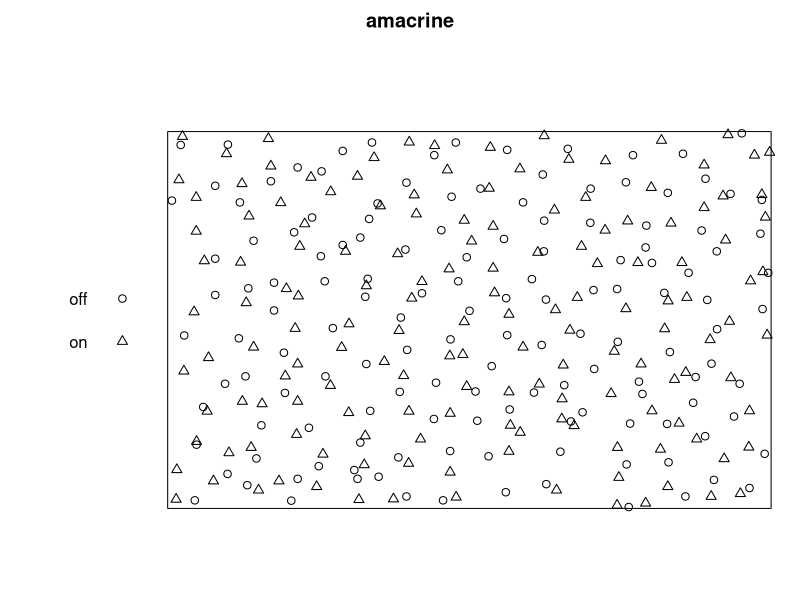
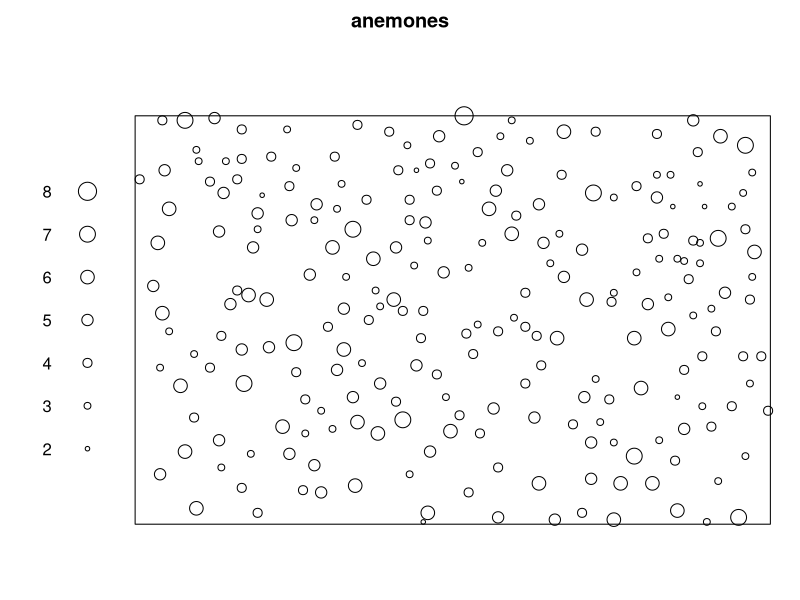
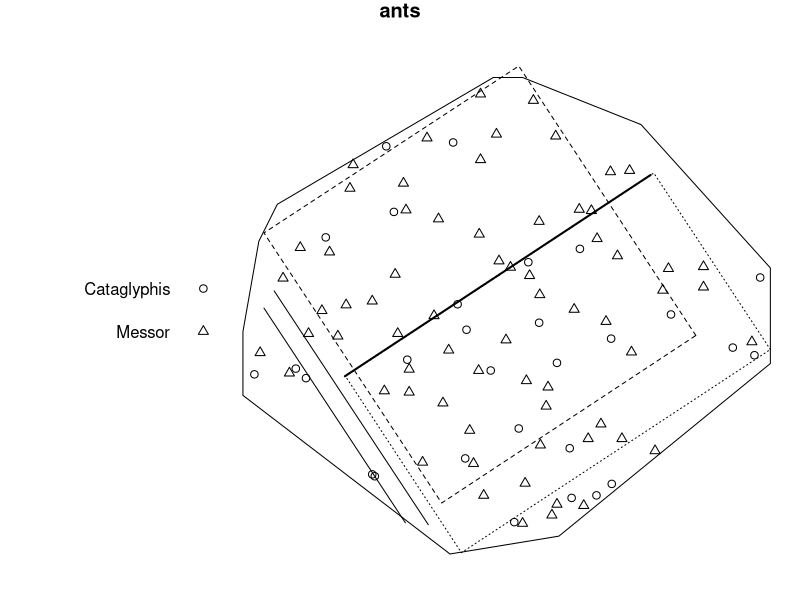
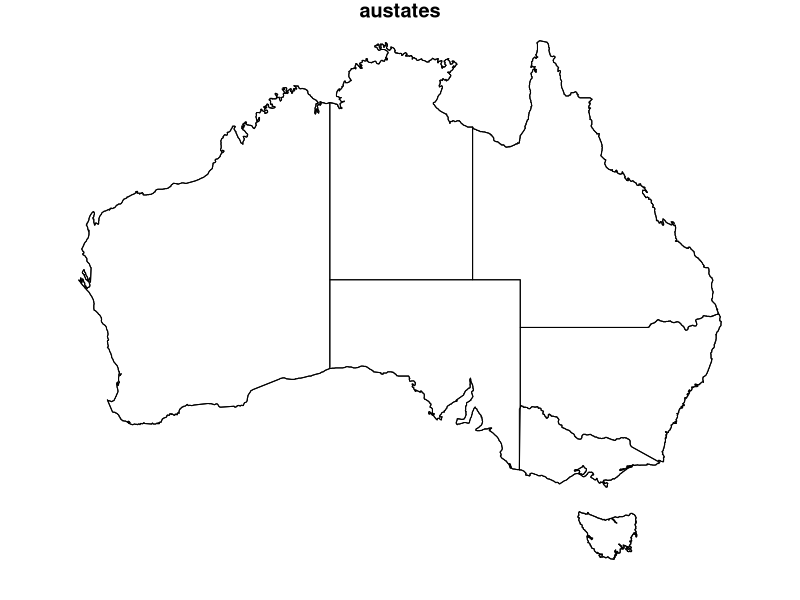
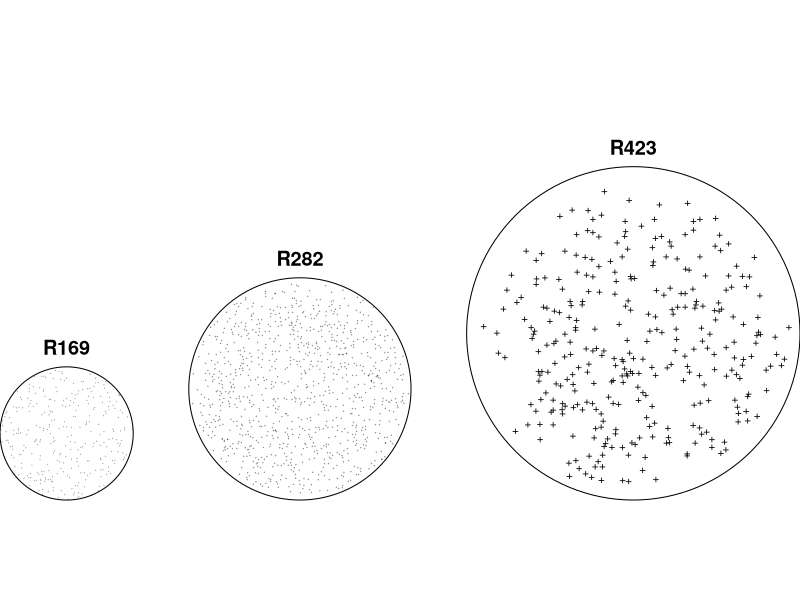
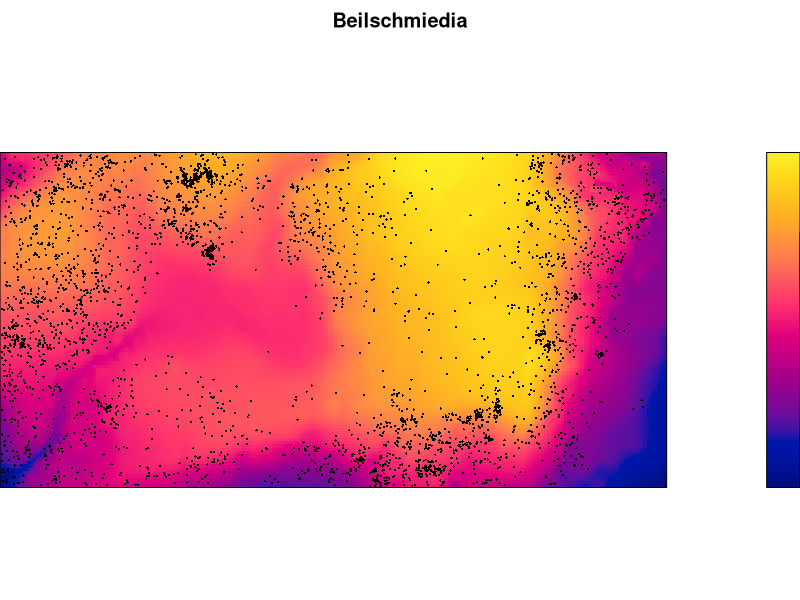
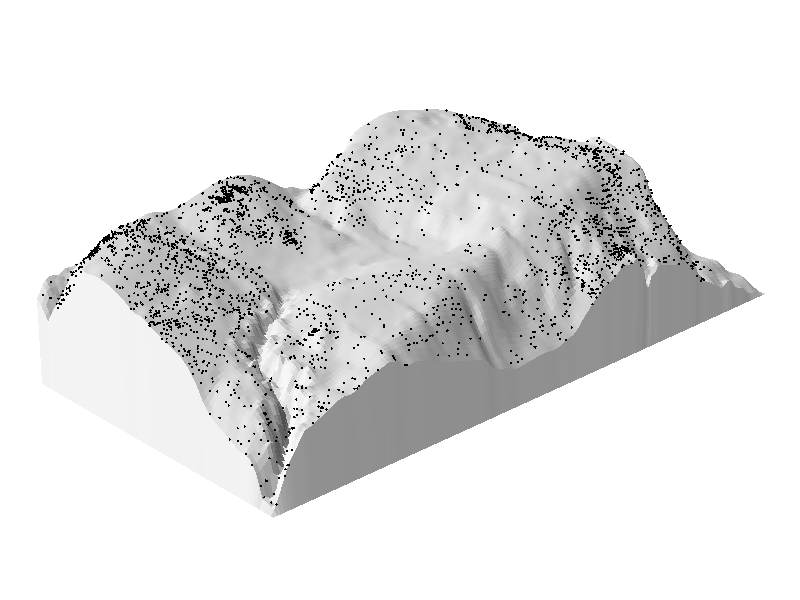
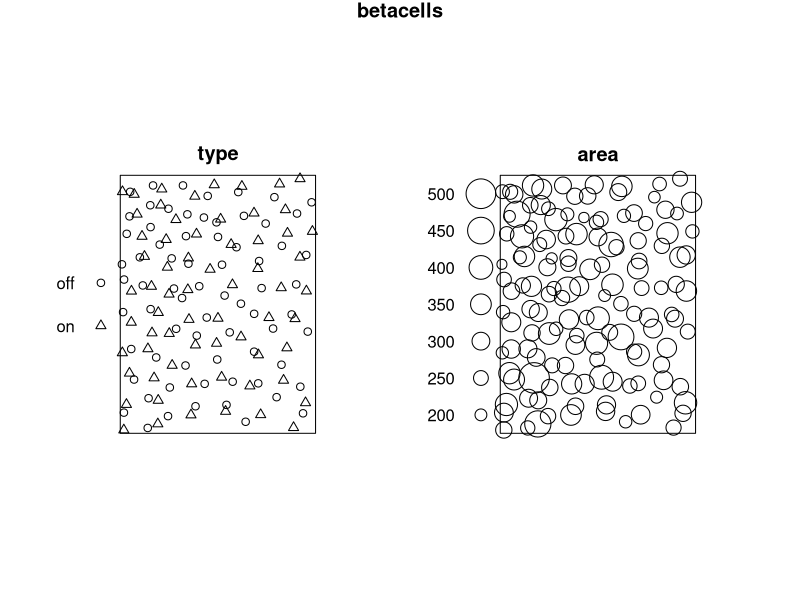

Reproduce these figures in R, in order.
### R code from vignette source 'datasets.Rnw'

###################################################
### code chunk number 1: datasets.Rnw:5-6
###################################################
options(SweaveHooks=list(fig=function() par(mar=c(1,1,1,1))))


###################################################
### code chunk number 2: datasets.Rnw:27-34
###################################################
library(spatstat)
sdate <- read.dcf(file = system.file("DESCRIPTION", package = "spatstat"),
         fields = "Date")
sversion <- read.dcf(file = system.file("DESCRIPTION", package = "spatstat"),
         fields = "Version")
spatstat.options(transparent=FALSE)
options(useFancyQuotes=FALSE)


###################################################
### code chunk number 3: datasets.Rnw:212-230
###################################################
opa <- par()
## How to set all margins to zero and eliminate all outer spaces
zeromargins <- function() {
  par(
      mar=rep(0,4),
      omd=c(0,1,0,1),
      xaxs="i",
      yaxs="i"
  )
  invisible(NULL)
}
## Set 'mar'
setmargins <- function(...) {
  x <- c(...)
  x <- rep(x, 4)[1:4]
  par(mar=x)
  invisible(NULL)
}


###################################################
### code chunk number 4: datasets.Rnw:239-240 (eval = FALSE)
###################################################
## plot(amacrine)


###################################################
### code chunk number 5: datasets.Rnw:242-244
###################################################
getOption("SweaveHooks")[["fig"]]()
setmargins(0,1,2,0)
plot(amacrine)


###################################################
### code chunk number 6: datasets.Rnw:253-254 (eval = FALSE)
###################################################
## plot(anemones, markscale=1)


###################################################
### code chunk number 7: datasets.Rnw:256-258
###################################################
getOption("SweaveHooks")[["fig"]]()
setmargins(0,0,2,0)
plot(anemones, markscale=1)


###################################################
### code chunk number 8: datasets.Rnw:271-272 (eval = FALSE)
###################################################
## ants.extra$plotit()


###################################################
### code chunk number 9: datasets.Rnw:274-276
###################################################
getOption("SweaveHooks")[["fig"]]()
setmargins(0,0,1,0)
ants.extra$plotit()


###################################################
### code chunk number 10: datasets.Rnw:284-285
###################################################
getOption("SweaveHooks")[["fig"]]()
plot(austates)


###################################################
### code chunk number 11: datasets.Rnw:295-297 (eval = FALSE)
###################################################
## plot(bdspots, equal.scales=TRUE, pch="+", 
##      panel.args=function(i)list(cex=c(0.15, 0.2, 0.7)[i]))


###################################################
### code chunk number 12: datasets.Rnw:299-303
###################################################
getOption("SweaveHooks")[["fig"]]()
zeromargins()
plot(bdspots, equal.scales=TRUE, pch="+", main="",
     mar.panel=0, hsep=1,
     panel.args=function(i)list(cex=c(0.15, 0.2, 0.7)[i]))


###################################################
### code chunk number 13: datasets.Rnw:313-315 (eval = FALSE)
###################################################
## plot(bei.extra$elev, main="Beilschmiedia")
## plot(bei, add=TRUE, pch=16, cex=0.3)


###################################################
### code chunk number 14: datasets.Rnw:317-320
###################################################
getOption("SweaveHooks")[["fig"]]()
setmargins(0,0,2,0)
plot(bei.extra$elev, main="Beilschmiedia")
plot(bei, add=TRUE, pch=16, cex=0.3)


###################################################
### code chunk number 15: datasets.Rnw:323-329
###################################################
getOption("SweaveHooks")[["fig"]]()
M <- persp(bei.extra$elev, 
           theta=-45, phi=18, expand=7,
           border=NA, apron=TRUE, shade=0.3, 
           box=FALSE, visible=TRUE,
           main="")
perspPoints(bei, Z=bei.extra$elev, M=M, pch=16, cex=0.3)


###################################################
### code chunk number 16: datasets.Rnw:338-339
###################################################
getOption("SweaveHooks")[["fig"]]()
plot(betacells)


###################################################
### code chunk number 17: datasets.Rnw:344-345
###################################################
getOption("SweaveHooks")[["fig"]]()
plot(bramblecanes, cols=1:3)


###################################################
### code chunk number 18: datasets.Rnw:348-349
###################################################
getOption("SweaveHooks")[["fig"]]()
plot(split(bramblecanes))


###################################################
### code chunk number 19: datasets.Rnw:359-360
###################################################
getOption("SweaveHooks")[["fig"]]()
plot(bronzefilter,markscale=2)


###################################################
### code chunk number 20: datasets.Rnw:369-370
###################################################
getOption("SweaveHooks")[["fig"]]()
plot(cells)


###################################################
### code chunk number 21: datasets.Rnw:379-382
###################################################
getOption("SweaveHooks")[["fig"]]()
plot(chicago, main="Chicago Crimes", col="grey",
     cols=c("red", "blue", "black", "blue", "red", "blue", "blue"),
     chars=c(16,2,22,17,24,15,6), leg.side="left", show.window=FALSE)


###################################################
### code chunk number 22: datasets.Rnw:392-393
###################################################
getOption("SweaveHooks")[["fig"]]()
chorley.extra$plotit()


###################################################
### code chunk number 23: datasets.Rnw:409-411
###################################################
getOption("SweaveHooks")[["fig"]]()
plot(clmfires, which.marks="cause", cols=2:5, cex=0.25,
     main="Castilla-La Mancha forest fires")


###################################################
### code chunk number 24: datasets.Rnw:421-422
###################################################
getOption("SweaveHooks")[["fig"]]()
plot(clmfires.extra$clmcov200, main="Covariates for forest fires")


###################################################
### code chunk number 25: datasets.Rnw:433-435
###################################################
getOption("SweaveHooks")[["fig"]]()
plot(copper$Points, main="Copper")
plot(copper$Lines, add=TRUE)


###################################################
### code chunk number 26: datasets.Rnw:442-444
###################################################
getOption("SweaveHooks")[["fig"]]()
plot(demohyper, quote({ plot(Image, main=""); plot(Points, add=TRUE) }),
      parargs=list(mar=rep(1,4)))


###################################################
### code chunk number 27: datasets.Rnw:451-452
###################################################
getOption("SweaveHooks")[["fig"]]()
plot(demopat)


###################################################
### code chunk number 28: datasets.Rnw:466-467
###################################################
getOption("SweaveHooks")[["fig"]]()
plot(dendrite, leg.side="bottom", main="", cex=0.75, cols=2:4)


###################################################
### code chunk number 29: datasets.Rnw:475-476
###################################################
getOption("SweaveHooks")[["fig"]]()
plot(finpines, main="Finnish pines")


###################################################
### code chunk number 30: datasets.Rnw:489-493
###################################################
getOption("SweaveHooks")[["fig"]]()
wildM1 <- with(flu, virustype == "wt" & stain == "M2-M1")
plot(flu[wildM1, 1, drop=TRUE],
     main=c("flu data", "wild type virus, M2-M1 stain"),
     chars=c(16,3), cex=0.4, cols=2:3)


###################################################
### code chunk number 31: datasets.Rnw:501-502
###################################################
getOption("SweaveHooks")[["fig"]]()
plot(gordon, main="People in Gordon Square", pch=16)


###################################################
### code chunk number 32: datasets.Rnw:517-518
###################################################
getOption("SweaveHooks")[["fig"]]()
plot(gorillas, which.marks=1, chars=c(1,3), cols=2:3, main="Gorilla nest sites")


###################################################
### code chunk number 33: datasets.Rnw:522-523 (eval = FALSE)
###################################################
## system.file("rawdata/gorillas/vegetation.asc", package="spatstat")


###################################################
### code chunk number 34: datasets.Rnw:532-533
###################################################
getOption("SweaveHooks")[["fig"]]()
plot(hamster, cols=c(2,4))


###################################################
### code chunk number 35: datasets.Rnw:543-544
###################################################
getOption("SweaveHooks")[["fig"]]()
plot(heather)


###################################################
### code chunk number 36: datasets.Rnw:554-555
###################################################
getOption("SweaveHooks")[["fig"]]()
plot(humberside)


###################################################
### code chunk number 37: datasets.Rnw:567-568
###################################################
getOption("SweaveHooks")[["fig"]]()
plot(hyytiala, cols=2:5)


###################################################
### code chunk number 38: datasets.Rnw:577-578
###################################################
getOption("SweaveHooks")[["fig"]]()
plot(japanesepines)


###################################################
### code chunk number 39: datasets.Rnw:587-588
###################################################
getOption("SweaveHooks")[["fig"]]()
plot(lansing)


###################################################
### code chunk number 40: datasets.Rnw:591-592
###################################################
getOption("SweaveHooks")[["fig"]]()
plot(split(lansing))


###################################################
### code chunk number 41: datasets.Rnw:599-600
###################################################
getOption("SweaveHooks")[["fig"]]()
plot(longleaf)


###################################################
### code chunk number 42: datasets.Rnw:609-611
###################################################
getOption("SweaveHooks")[["fig"]]()
plot(mucosa, chars=c(1,3), cols=c("red", "green"))
plot(mucosa.subwin, add=TRUE, lty=3)


###################################################
### code chunk number 43: datasets.Rnw:625-628
###################################################
getOption("SweaveHooks")[["fig"]]()
plot(murchison$greenstone, main="Murchison data", col="lightgreen")
plot(murchison$gold, add=TRUE, pch=3, col="blue")
plot(murchison$faults, add=TRUE, col="red")


###################################################
### code chunk number 44: datasets.Rnw:636-637
###################################################
getOption("SweaveHooks")[["fig"]]()
plot(nbfires, use.marks=FALSE, pch=".")


###################################################
### code chunk number 45: datasets.Rnw:640-641
###################################################
getOption("SweaveHooks")[["fig"]]()
plot(split(nbfires), use.marks=FALSE, chars=".")


###################################################
### code chunk number 46: datasets.Rnw:644-649
###################################################
getOption("SweaveHooks")[["fig"]]()
par(mar=c(0,0,2,0))
plot(split(nbfires)$"2000", which.marks="fire.type",
     main=c("New Brunswick fires 2000", "by fire type"),
     cols=c("blue", "green", "red", "cyan"),
     leg.side="left")


###################################################
### code chunk number 47: datasets.Rnw:657-659
###################################################
getOption("SweaveHooks")[["fig"]]()
plot(nztrees)
plot(trim.rectangle(as.owin(nztrees), c(0,5), 0), add=TRUE, lty=3)


###################################################
### code chunk number 48: datasets.Rnw:672-673
###################################################
getOption("SweaveHooks")[["fig"]]()
plot(osteo[1:10,], main.panel="", pch=21, bg='white')


###################################################
### code chunk number 49: datasets.Rnw:679-680 (eval = FALSE)
###################################################
## system.file("rawdata/osteo/osteo36.txt", package="spatstat")


###################################################
### code chunk number 50: datasets.Rnw:689-690
###################################################
getOption("SweaveHooks")[["fig"]]()
plot(paracou, cols=2:3, chars=c(16,3))


###################################################
### code chunk number 51: datasets.Rnw:698-699
###################################################
getOption("SweaveHooks")[["fig"]]()
ponderosa.extra$plotit()


###################################################
### code chunk number 52: datasets.Rnw:710-713
###################################################
getOption("SweaveHooks")[["fig"]]()
pyr <- pyramidal
pyr$grp <- abbreviate(pyramidal$group, minlength=7)
plot(pyr, quote(plot(Neurons, pch=16, main=grp)), main="Pyramidal Neurons")


###################################################
### code chunk number 53: datasets.Rnw:733-735
###################################################
getOption("SweaveHooks")[["fig"]]()
plot(redwood)
plot(redwood3, add=TRUE, pch=20)


###################################################
### code chunk number 54: datasets.Rnw:738-739
###################################################
getOption("SweaveHooks")[["fig"]]()
redwoodfull.extra$plotit()


###################################################
### code chunk number 55: datasets.Rnw:753-755
###################################################
getOption("SweaveHooks")[["fig"]]()
plot(as.listof(residualspaper[c("Fig1", "Fig4a", "Fig4b", "Fig4c")]), 
     main="")


###################################################
### code chunk number 56: datasets.Rnw:763-764
###################################################
getOption("SweaveHooks")[["fig"]]()
shapley.extra$plotit(main="Shapley")


###################################################
### code chunk number 57: datasets.Rnw:771-772
###################################################
getOption("SweaveHooks")[["fig"]]()
plot(simdat)


###################################################
### code chunk number 58: datasets.Rnw:780-781
###################################################
getOption("SweaveHooks")[["fig"]]()
plot(spiders, pch=16, show.window=FALSE)


###################################################
### code chunk number 59: datasets.Rnw:788-791
###################################################
getOption("SweaveHooks")[["fig"]]()
plot(sporophores, chars=c(16,1,2), cex=0.6)
points(0,0,pch=16, cex=2)
text(15,8,"Tree", cex=0.75)


###################################################
### code chunk number 60: datasets.Rnw:800-801
###################################################
getOption("SweaveHooks")[["fig"]]()
plot(spruces, maxsize=min(nndist(spruces)))


###################################################
### code chunk number 61: datasets.Rnw:810-811
###################################################
getOption("SweaveHooks")[["fig"]]()
plot(swedishpines)


###################################################
### code chunk number 62: datasets.Rnw:820-821
###################################################
getOption("SweaveHooks")[["fig"]]()
plot(urkiola, cex=0.5, cols=2:3)


###################################################
### code chunk number 63: datasets.Rnw:828-830
###################################################
getOption("SweaveHooks")[["fig"]]()
par(mar=c(0,0,2,0))
plot(waka, markscale=0.04, main=c("Waka national park", "tree diameters"))


###################################################
### code chunk number 64: datasets.Rnw:837-841
###################################################
getOption("SweaveHooks")[["fig"]]()
v <- rotate(vesicles, pi/2)
ve <- lapply(vesicles.extra, rotate, pi/2)
plot(v, main="Vesicles")
plot(ve$activezone, add=TRUE, lwd=3)


###################################################
### code chunk number 65: datasets.Rnw:866-867 (eval = FALSE)
###################################################
## system.file("rawdata/vesicles/mitochondria.txt", package="spatstat")


###################################################
### code chunk number 66: datasets.Rnw:875-876
###################################################
getOption("SweaveHooks")[["fig"]]()
plot(waterstriders)
